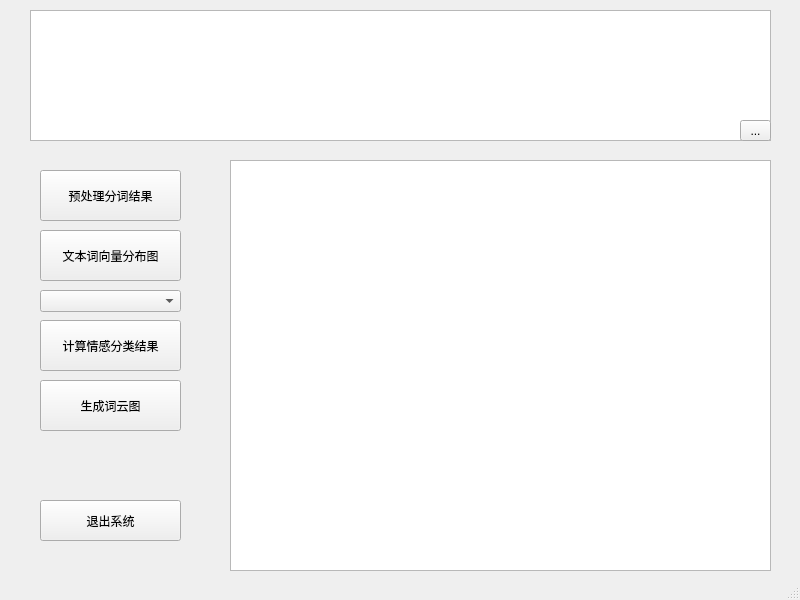
<?xml version="1.0" encoding="UTF-8"?>
<ui version="4.0">
 <class>MainWindow</class>
 <widget class="QMainWindow" name="MainWindow">
  <property name="geometry">
   <rect>
    <x>0</x>
    <y>0</y>
    <width>800</width>
    <height>600</height>
   </rect>
  </property>
  <property name="windowTitle">
   <string>研究者你好</string>
  </property>
  <widget class="QWidget" name="centralwidget">
   <widget class="QTextEdit" name="input_edit">
    <property name="enabled">
     <bool>true</bool>
    </property>
    <property name="geometry">
     <rect>
      <x>30</x>
      <y>10</y>
      <width>741</width>
      <height>131</height>
     </rect>
    </property>
    <property name="placeholderText">
     <string extracomment="请输入"/>
    </property>
   </widget>
   <widget class="QToolButton" name="select_file">
    <property name="geometry">
     <rect>
      <x>740</x>
      <y>120</y>
      <width>31</width>
      <height>21</height>
     </rect>
    </property>
    <property name="text">
     <string>...</string>
    </property>
   </widget>
   <widget class="QPushButton" name="classifier">
    <property name="geometry">
     <rect>
      <x>40</x>
      <y>320</y>
      <width>141</width>
      <height>51</height>
     </rect>
    </property>
    <property name="text">
     <string>计算情感分类结果</string>
    </property>
   </widget>
   <widget class="QPushButton" name="word_cloud">
    <property name="geometry">
     <rect>
      <x>40</x>
      <y>380</y>
      <width>141</width>
      <height>51</height>
     </rect>
    </property>
    <property name="text">
     <string>生成词云图</string>
    </property>
   </widget>
   <widget class="QTextEdit" name="output_edit">
    <property name="geometry">
     <rect>
      <x>230</x>
      <y>160</y>
      <width>541</width>
      <height>411</height>
     </rect>
    </property>
   </widget>
   <widget class="QPushButton" name="exit_system">
    <property name="geometry">
     <rect>
      <x>40</x>
      <y>500</y>
      <width>141</width>
      <height>41</height>
     </rect>
    </property>
    <property name="text">
     <string>退出系统</string>
    </property>
   </widget>
   <widget class="QPushButton" name="divide_word">
    <property name="geometry">
     <rect>
      <x>40</x>
      <y>170</y>
      <width>141</width>
      <height>51</height>
     </rect>
    </property>
    <property name="text">
     <string>预处理分词结果</string>
    </property>
   </widget>
   <widget class="QPushButton" name="w2v">
    <property name="geometry">
     <rect>
      <x>40</x>
      <y>230</y>
      <width>141</width>
      <height>51</height>
     </rect>
    </property>
    <property name="text">
     <string>文本词向量分布图</string>
    </property>
   </widget>
   <widget class="QComboBox" name="select_model">
    <property name="geometry">
     <rect>
      <x>40</x>
      <y>290</y>
      <width>141</width>
      <height>22</height>
     </rect>
    </property>
   </widget>
  </widget>
  <widget class="QStatusBar" name="statusbar"/>
 </widget>
 <resources/>
 <connections/>
</ui>
